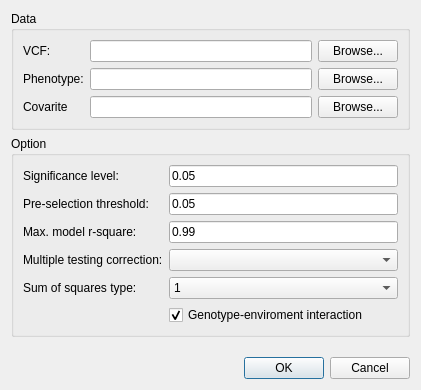
<?xml version="1.0" encoding="UTF-8"?>
<ui version="4.0">
 <class>DialogAssoc</class>
 <widget class="QDialog" name="DialogAssoc">
  <property name="geometry">
   <rect>
    <x>0</x>
    <y>0</y>
    <width>421</width>
    <height>390</height>
   </rect>
  </property>
  <property name="windowTitle">
   <string>Association</string>
  </property>
  <layout class="QVBoxLayout" name="verticalLayout">
   <item>
    <widget class="QGroupBox" name="groupBoxData">
     <property name="title">
      <string>Data</string>
     </property>
     <layout class="QGridLayout" name="gridLayout">
      <item row="0" column="0">
       <widget class="QLabel" name="labelVcf">
        <property name="text">
         <string>VCF:</string>
        </property>
       </widget>
      </item>
      <item row="0" column="1">
       <widget class="QLineEdit" name="lineEditVcf"/>
      </item>
      <item row="0" column="2">
       <widget class="QPushButton" name="pushButtonVcf">
        <property name="text">
         <string>Browse...</string>
        </property>
       </widget>
      </item>
      <item row="1" column="0">
       <widget class="QLabel" name="labelPheno">
        <property name="text">
         <string>Phenotype:</string>
        </property>
       </widget>
      </item>
      <item row="1" column="1">
       <widget class="QLineEdit" name="lineEditPheno"/>
      </item>
      <item row="1" column="2">
       <widget class="QPushButton" name="pushButtonPheno">
        <property name="text">
         <string>Browse...</string>
        </property>
       </widget>
      </item>
      <item row="2" column="0">
       <widget class="QLabel" name="labelCovar">
        <property name="text">
         <string>Covarite</string>
        </property>
       </widget>
      </item>
      <item row="2" column="1">
       <widget class="QLineEdit" name="lineEditCovar"/>
      </item>
      <item row="2" column="2">
       <widget class="QPushButton" name="pushButtonCovar">
        <property name="text">
         <string>Browse...</string>
        </property>
       </widget>
      </item>
     </layout>
    </widget>
   </item>
   <item>
    <widget class="QGroupBox" name="groupBoxOption">
     <property name="title">
      <string>Option</string>
     </property>
     <layout class="QFormLayout" name="formLayout">
      <item row="0" column="0">
       <widget class="QLabel" name="labelAlpha">
        <property name="text">
         <string>Significance level:</string>
        </property>
       </widget>
      </item>
      <item row="0" column="1">
       <widget class="QLineEdit" name="lineEditAlpha">
        <property name="text">
         <string>0.05</string>
        </property>
       </widget>
      </item>
      <item row="1" column="0">
       <widget class="QLabel" name="labelPreselect">
        <property name="text">
         <string>Pre-selection threshold:</string>
        </property>
       </widget>
      </item>
      <item row="1" column="1">
       <widget class="QLineEdit" name="lineEditPreselect">
        <property name="text">
         <string>0.05</string>
        </property>
       </widget>
      </item>
      <item row="2" column="0">
       <widget class="QLabel" name="labelRsq">
        <property name="text">
         <string>Max. model r-square:</string>
        </property>
       </widget>
      </item>
      <item row="2" column="1">
       <widget class="QLineEdit" name="lineEditRsq">
        <property name="text">
         <string>0.99</string>
        </property>
       </widget>
      </item>
      <item row="3" column="0">
       <widget class="QLabel" name="labelMtc">
        <property name="text">
         <string>Multiple testing correction:</string>
        </property>
       </widget>
      </item>
      <item row="4" column="0">
       <widget class="QLabel" name="labelStype">
        <property name="text">
         <string>Sum of squares type:</string>
        </property>
       </widget>
      </item>
      <item row="5" column="1">
       <widget class="QCheckBox" name="checkBoxGxe">
        <property name="text">
         <string>Genotype-enviroment interaction</string>
        </property>
        <property name="checked">
         <bool>true</bool>
        </property>
       </widget>
      </item>
      <item row="3" column="1">
       <widget class="QComboBox" name="comboBoxMtc">
        <item>
         <property name="text">
          <string/>
         </property>
        </item>
        <item>
         <property name="text">
          <string>BON</string>
         </property>
        </item>
        <item>
         <property name="text">
          <string>FDR</string>
         </property>
        </item>
       </widget>
      </item>
      <item row="4" column="1">
       <widget class="QComboBox" name="comboBoxStype">
        <item>
         <property name="text">
          <string>1</string>
         </property>
        </item>
        <item>
         <property name="text">
          <string>3</string>
         </property>
        </item>
       </widget>
      </item>
     </layout>
    </widget>
   </item>
   <item>
    <spacer name="verticalSpacer">
     <property name="orientation">
      <enum>Qt::Vertical</enum>
     </property>
     <property name="sizeHint" stdset="0">
      <size>
       <width>20</width>
       <height>40</height>
      </size>
     </property>
    </spacer>
   </item>
   <item>
    <widget class="QDialogButtonBox" name="buttonBox">
     <property name="orientation">
      <enum>Qt::Horizontal</enum>
     </property>
     <property name="standardButtons">
      <set>QDialogButtonBox::Cancel|QDialogButtonBox::Ok</set>
     </property>
    </widget>
   </item>
  </layout>
 </widget>
 <resources/>
 <connections>
  <connection>
   <sender>buttonBox</sender>
   <signal>accepted()</signal>
   <receiver>DialogAssoc</receiver>
   <slot>accept()</slot>
   <hints>
    <hint type="sourcelabel">
     <x>248</x>
     <y>254</y>
    </hint>
    <hint type="destinationlabel">
     <x>157</x>
     <y>274</y>
    </hint>
   </hints>
  </connection>
  <connection>
   <sender>buttonBox</sender>
   <signal>rejected()</signal>
   <receiver>DialogAssoc</receiver>
   <slot>reject()</slot>
   <hints>
    <hint type="sourcelabel">
     <x>316</x>
     <y>260</y>
    </hint>
    <hint type="destinationlabel">
     <x>286</x>
     <y>274</y>
    </hint>
   </hints>
  </connection>
 </connections>
</ui>
